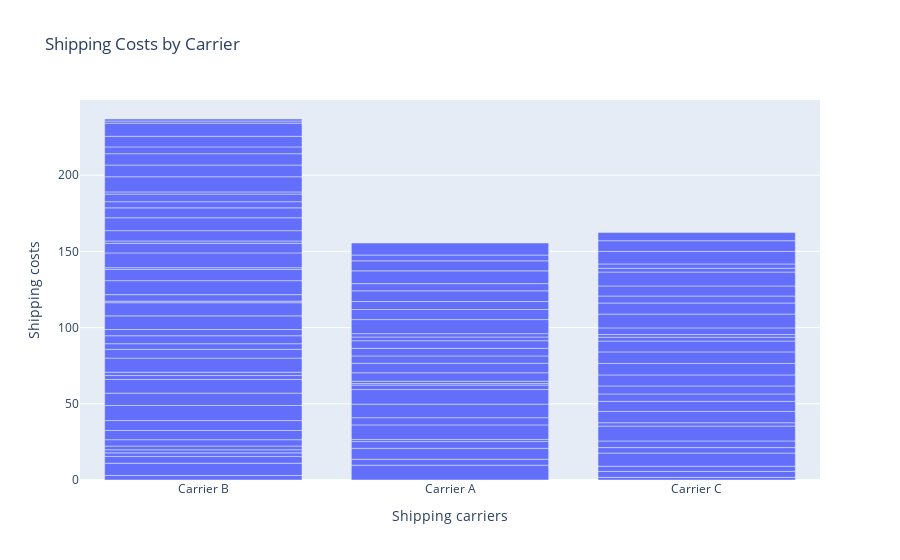

The notebook cell saved with this chart:
### Code cell
#Shipping Costs by Carrier
shipping_cost_chart = px.bar(data, x='Shipping carriers', 
                             y='Shipping costs', 
                             title='Shipping Costs by Carrier')
shipping_cost_chart.show()

### Figure 1 — Plotly figure (JSON) as saved in the notebook; plotly's stock layout.template omitted (floating-point values rounded to 4 significant figures)
{"data": [{"alignmentgroup": "True", "hovertemplate": "Shipping carriers=%{x}<br>Shipping costs=%{y}<extra></extra>", "legendgroup": "", "marker": {"color": "#636efa", "pattern": {"shape": ""}}, "name": "", "offsetgroup": "", "orientation": "v", "showlegend": false, "textposition": "auto", "type": "bar", "x": ["Carrier B", "Carrier A", "Carrier B", "Carrier C", "Carrier A", "Carrier B", "Carrier C", "Carrier B", "Carrier C", "Carrier A", "Carrier C", "Carrier A", "Carrier A", "Carrier A", "Carrier B", "Carrier B", "Carrier B", "Carrier C", "Carrier C", "Carrier A", "Carrier A", "Carrier B", "Carrier A", "Carrier A", "Carrier C", "Carrier C", "Carrier B", "Carrier C", "Carrier B", "Carrier B", "Carrier B", "Carrier B", "Carrier C", "Carrier C", "Carrier A", "Carrier C", "Carrier B", "Carrier A", "Carrier B", "Carrier A", "Carrier C", "Carrier B", "Carrier C", "Carrier B", "Carrier C", "Carrier B", "Carrier B", "Carrier B", "Carrier C", "Carrier C", "Carrier A", "Carrier A", "Carrier B", "Carrier B", "Carrier B", "Carrier A", "Carrier C", "Carrier B", "Carrier A", "Carrier B", "Carrier C", "Carrier C", "Carrier C", "Carrier A", "Carrier C", "Carrier C", "Carrier A", "Carrier C", "Carrier B", "Carrier B", "Carrier B", "Carrier A", "Carrier A", "Carrier B", "Carrier A", "Carrier C", "Carrier A", "Carrier B", "Carrier B", "Carrier B", "Carrier C", "Carrier B", "Carrier A", "Carrier B", "Carrier A", "Carrier C", "Carrier B", "Carrier A", "Carrier A", "Carrier B", "Carrier B", "Carrier B", "Carrier B", "Carrier C", "Carrier B", "Carrier B", "Carrier C", "Carrier A", "Carrier B", "Carrier B"], "xaxis": "x", "y": [2.957, 9.717, 8.054, 1.73, 3.891, 4.444, 3.881, 2.348, 3.405, 7.167, 8.673, 4.524, 1.325, 9.537, 2.04, 2.422, 4.191, 3.585, 4.339, 4.743, 8.878, 6.038, 9.568, 2.925, 9.741, 2.231, 6.508, 7.407, 9.898, 8.101, 8.955, 2.68, 6.599, 4.858, 1.019, 5.288, 2.108, 1.533, 9.236, 5.563, 7.23, 5.773, 7.526, 3.694, 7.577, 5.215, 4.071, 8.979, 7.096, 2.506, 6.248, 4.783, 8.631, 1.013, 4.305, 5.014, 1.774, 9.161, 4.938, 7.294, 4.381, 9.03, 7.292, 2.458, 4.585, 6.581, 2.216, 9.148, 1.194, 9.705, 6.316, 9.228, 6.6, 1.513, 5.238, 2.474, 7.055, 6.781, 8.467, 6.496, 2.833, 4.066, 4.708, 4.95, 8.382, 8.249, 1.454, 6.576, 3.801, 9.93, 7.674, 7.472, 4.47, 7.006, 6.943, 8.63, 5.353, 7.905, 1.41, 1.311], "yaxis": "y"}], "layout": {"barmode": "relative", "legend": {"tracegroupgap": 0}, "title": {"text": "Shipping Costs by Carrier"}, "xaxis": {"anchor": "y", "domain": [0, 1], "title": {"text": "Shipping carriers"}}, "yaxis": {"anchor": "x", "domain": [0, 1], "title": {"text": "Shipping costs"}}}}
